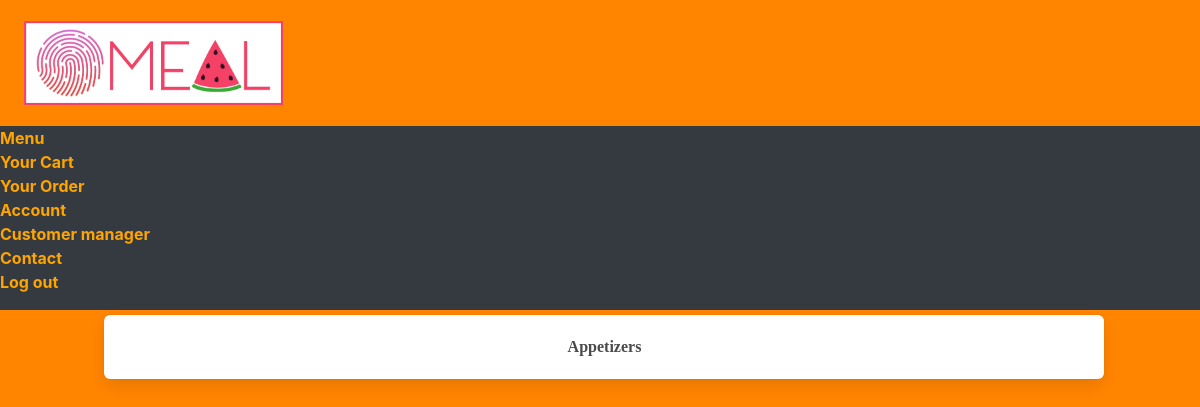
The app's page /appetizers, older data.
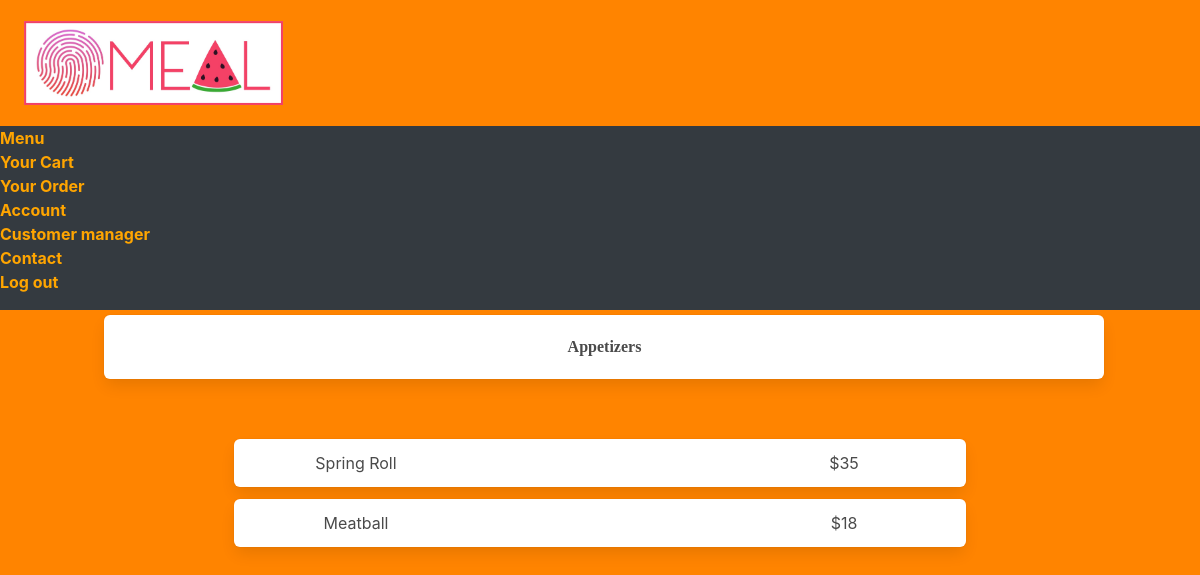
The same page, newer data.
### main.py (models this page shows, shortened)
class Appetizers(db.Model):
    id = db.Column(db.Integer, primary_key=True)
    name = db.Column(db.String(200), nullable=False)
    price = db.Column(db.Integer)

### main.py (the view)
@main.route('/appetizers', methods=['GET'])
def appetizers():
    dishes = Appetizers.query.order_by(Appetizers.id).all()
    return render_template('view_option/view_menu/appetizers.html', dishes=dishes)

### templates/view_option/view_menu/appetizers.html (shortened to what this page needs)
{% extends "base.html" %}
{% block head%}
    <link rel= "stylesheet" type= "text/css" href= "{{ url_for('static',filename='styles/view_menu/style_each_menu.css') }}">
{%endblock%}
{% block body%}
<div class="box choosing-option has-text-weight-bold">Appetizers</div>
<section class="section">
    {% for dish in dishes %}
    <div class="container">
        <div class=" columns has-text-centered is-mobile">
            <div class="column is-1"></div>
            <a href="/appetizers/{{dish.id}}" class="column box has-text-centered is-8">
                <div class="columns is-mobile">
                    <div class="column is1">{{ dish.name }}</div>
                    <div class="column is7"></div>
                    <div class="column is4">${{ dish.price }}</div>
                </div>
            </a>
            <div class="column is-1"></div>
        </div>
    </div>
    {% endfor %}
</section>
{%endblock%}

Row changes from the older to the newer data that the page shows:
added Appetizers: name "Spring Roll", price "35"
added Appetizers: name "Meatball", price "18"
